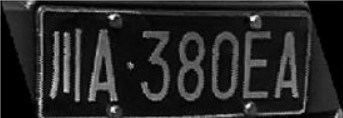
%> input picture img/cut.jpg, 343 x 118 px
$ octave --eval "result = plate_segmentation(imread('img/cut.jpg'));"   (GNU Octave 9; MATLAB toolbox functions it lacks are replaced by stand-ins)
%> lines starting %> are read from the running program, lines starting %| are printed output that depends on the picture; in (x1, y1, x2, y2) boxes, pixels count from 0 and x2, y2 are one past the last pixel; in counts of white or black regions, pixels touching at a corner belong together; the program's own positions count from 1
### border_removal.m
function img_temp=border_removal(img)
% % % img=imread('D:\腾讯\Tencent Files\综合课设\车牌识别代码\分割code\380EA3.jpg');

% img=imread('D:\腾讯\Tencent Files\综合课设\车牌识别代码\分割code\380EA4.jpg');
% img=blue_cut(img);
if length(size(img)) == 3
    img_gray=rgb2gray(img);
else
    img_gray=img;
end
img_gray=imresize(img_gray,[140,440]);
T=graythresh(img_gray);
img_bw=imbinarize(img_gray,T);
figure(2);imshow(img_bw);title('二值化')
% [53 lines of commented-out code are left out]
img_temp=hborder_removal(img_bw);
%figure(3);imshow(img_bw);title('旋转矫正')
%figure(4);imshow(img_temp);title('去除上下边框')
%% 去除两侧黑色背景
[row,col]=size(img_temp);
one_col=zeros(1,col);
for j = 1: col
    for i = 1:row
        if img_temp(i,j)==1
            one_col(1,j)=one_col(1,j)+1;
        end
    end
end
% figure(5);plot(one_col);title('竖直投影')
col_left=round(col/2);
col_right=round(col/2);
min_col=min(one_col);
temp_col=sort(one_col);
thresh_char=sum(temp_col(end-1:end)); %简单的字符像素点数阈值
while one_col(col_left)>min_col || sum(one_col(1:col_left))>thresh_char
    if col_left == 1
        break;
    else
        col_left=col_left-1;
    end
end
while one_col(col_right)>min_col || sum(one_col(col_right:end))>thresh_char
    if col_right == col
        break;
    else
        col_right=col_right+1;
    end
end
img_temp=img_temp(:,col_left:col_right);
img_temp=imresize(img_temp,[140,440]);
%figure(6);imshow(img_temp);title('处理后')
% figure(4);imshow(img_temp);title('去除上下边框和铆钉')

### hborder_removal.m
function img_bw=hborder_removal(img_bw)
diff_row=diff(img_bw,1,2);% 前一列减后一列
diff_row_sum = sum(abs(diff_row), 2);  %每行图像变化的丰富度
% figure(3);plot(diff_row_sum);title('水平变化丰富度')
[row,~]=size(img_bw);
row_down=round(1*row/2);
row_up=round(1*row/2);
while row_up >1
    if diff_row_sum(row_up)<10 %如何自适应话阈值？
        break;
    else
        row_up=row_up-1;
    end
end
while row_down <row
    if diff_row_sum(row_down)<10
        break;
    else
        row_down=row_down+1;
    end
end
img_bw=img_bw(row_up:row_down,:);

### num_correct.m
function [Ipcrop,newRow]=num_correct(Ipcrop,maxRow)
row=size(Ipcrop,1);
one_row=sum(Ipcrop,2);%水平投影
% figure(2);plot(one_row);title('水平投影')
up=round(row/2);
down=round(row/2);
middle=round(row/2);
%简单的自适应阈值
num=4;
thresh=min(one_row(one_row>0));
temp_row=sort(one_row(1:middle,:));
Tchar_up=sum(temp_row(end-num:end,:));
temp_row=sort(one_row(middle:end,:));
Tchar_down=sum(temp_row(end-num:end,:));

while (one_row(up)>=thresh  || sum(one_row(up:middle))<Tchar_up)   && up>1
    up=up-1;
end
while (one_row(down)>=thresh  || sum(one_row(middle:down))<Tchar_down) && down<row
    down=down+1;
end
if nargin==2
    while (down-up)<maxRow && up>1
        up=up-1;
    end
    Ipcrop = Ipcrop(up:down,:);
else
    Ipcrop = Ipcrop(up:down,:);
end
newRow = down -up +1;
% figure(1);subplot(122);imshow(Ipcrop);title('处理后')

### plate_segmentation.m
function Ipcrop=plate_segmentation(img)
% [filename,pathname]=uigetfile({'*.jpg'});
% global FILENAME   %定义全局变量
% FILENAME=[pathname filename];
% img=imread(FILENAME);
img=imresize(img,[140,440]);
figure(50);imshow(img);title('处理前')
Ipbw=border_removal(img);
Ippcrop=double(Ipbw);
figure(51);imshow(Ippcrop);title('处理后')
[~,col]=size(Ippcrop);
one_col = sum(Ippcrop);
interval={331:440,222:330,111:220,1:110};
temp_thresh=zeros(1,4);
temp_col=sort(one_col);
for i=1:4
    temp_col=sort(one_col(interval{i}));
    temp_thresh(i)=temp_col(19);
end
thresh = round(mean(temp_thresh)); %简单的自适应阈值
thresh_char=sum(temp_col(end-7:end))+thresh*20;%简单的自适应字符像素点阈值
Ipcrop=cell(1,7);
head=col;%字符的左侧限
tail=col;%字符右侧限制
temph=col;%用于计算字符间隔
heigh = zeros(1,6);%记录数字字母高度，用于修正汉字高度
width=50;%字符宽度
j=1;
flag=false;
sum_char=zeros(1,7);
while j <=7
    if head < 1  || tail < 1
        break
    end
    while one_col(1,tail)<=thresh && tail>1
         tail=tail-1;
    end
    head=tail;
    while one_col(1,head)>thresh && head>1 && (tail-head)<1.1*width
         head=head-1;
    end

    if j<7 %J小于7说明不是汉字
        while (tail-head)<width && tail < col  &&(tail+1)<=temph && head>1 && one_col(1,head)<=thresh  %防止粘上别的字符
            tail=tail+1;
            head=head-1;
        end
    else
        while (tail-head)<width-3 && head>1 %汉字特殊，中间可能会有空隙
            head=head-1;%对于川字tail不能向后退
        end
        tail=tail+3;
    end
    if  sum(one_col(1,head:tail))>thresh_char%像素点数满足要求的就认为是一个字符;
        flag=true;
    end
    if flag
        if (tail-head)<width
            temp_n=round((50-(tail-head))/2);
            padding=false(140,temp_n);
            temp_img=[padding,Ipbw(:,head:tail),padding];
        else
            temp_img=Ipbw(:,head:tail);
        end
        if j<7
            [temp_img,heigh(j)]=num_correct(temp_img);
        else
           meanRow=mean(heigh);
            [temp_img,~]=num_correct(temp_img,meanRow);
        end
        Ipcrop{j}=temp_img;
        figure(8); subplot(1,7,j); imshow(Ipcrop{j})
        sum_char(1,j)=sum(one_col(head:tail));
        j=j+1;
        flag=false;
        tail=head;
        temph=head;
    else
        tail=head;%如果不满足字符像素阈值则说明是干扰，排除之
    end
end
%> in plate_segmentation, `img=imresize(img,[140,440]);`:
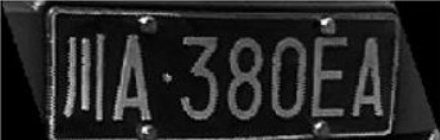
%> img: size 140x440x3 uint8; min 0, max 253, mean 37.6
%> in border_removal, `T=graythresh(img_gray);`: T = 0.231
%> in border_removal, `img_bw=imbinarize(img_gray,T);`:
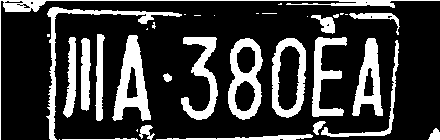
%> img_bw: size 140x440 logical; 22.9% white; 35 white regions (15 under 20 px), largest, box (x1, y1, x2, y2) and area: (112, 35, 151, 121) 1585, (228, 38, 263, 120) 1391, (46, 7, 182, 140) 1287
%> in hborder_removal, `diff_row=diff(img_bw,1,2);`:
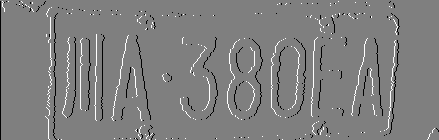
%> diff_row: size 140x439 double; min -1, max 1, mean -0.00213; drawn with min black and max white
%> in hborder_removal, `diff_row_sum = sum(abs(diff_row), 2);`: diff_row_sum = 140 values, max 37 at index 109, min 0 at index 1, mean 21.25
%> in hborder_removal, `img_bw=img_bw(row_up:row_down,:);`:
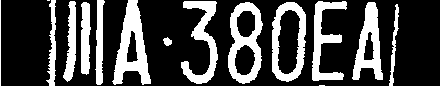
%> img_bw: size 86x440 logical; 27.3% white; 15 white regions (2 under 20 px), largest, box (x1, y1, x2, y2) and area: (112, 0, 151, 85) 1577, (228, 2, 263, 84) 1391, (272, 2, 306, 82) 1222
%> after the loop in border_removal, `for j = 1: col`: one_col = 440 values, max 86 at index 1, min 0 at index 2, mean 23.45
%> in border_removal, `min_col=min(one_col);`: min_col = 0
%> in border_removal, `temp_col=sort(one_col);`: temp_col = 440 values from 0 to 86
%> in border_removal, `thresh_char=sum(temp_col(end-1:end));`: thresh_char = 172
%> the loop in border_removal, `while one_col(col_left)>min_col || sum(one_col(1:col_left))>thresh_char` made 174 passes
%> col_left on passes 1 to 12: 219, 218, 217, 216, 215, 214, 213, 212, 211, 210, 209, 208
%> after the loop in border_removal, `while one_col(col_left)>min_col || sum(one_col(1:col_left))>thresh_char`: col_left = 46
%> after the loop in border_removal, `while one_col(col_right)>min_col || sum(one_col(col_right:end))>thresh..`: col_right = 400
%> in border_removal, `img_temp=img_temp(:,col_left:col_right);`: img_temp: size 86x355 logical; 33.5% white; 14 white regions (2 under 20 px), largest, box (x1, y1, x2, y2) and area: (67, 0, 106, 85) 1577, (183, 2, 218, 84) 1391, (227, 2, 261, 82) 1222
%> in border_removal, `img_temp=imresize(img_temp,[140,440]);`:
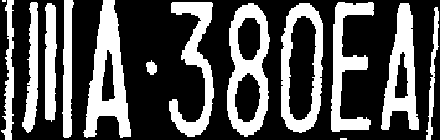
%> img_temp: size 140x440 logical; 33.5% white; 14 white regions (2 under 20 px), largest, box (x1, y1, x2, y2) and area: (83, 0, 131, 138) 3183, (227, 3, 270, 137) 2826, (281, 3, 323, 133) 2474
%> in plate_segmentation, `one_col = sum(Ippcrop);`: one_col = 440 values, max 140 at index 10, min 0 at index 1, mean 46.91
%> in plate_segmentation, `temp_col=sort(one_col);`: temp_col = 440 values from 0 to 140
%> after the loop in plate_segmentation, `for i=1:4`: temp_thresh = [7 0 0 0]
%> in plate_segmentation, `thresh = round(mean(temp_thresh));`: thresh = 2
%> in plate_segmentation, `thresh_char=sum(temp_col(end-7:end))+thresh*20;`: thresh_char = 1147
%> the loop in plate_segmentation, `while j <=7` made 9 passes
%> (temp_n, tail, temph) on pass 3: (3, 330, 330)
%> (tail, meanRow, temph) on pass 9: (27, 134.2, 27)
%> after the loop in plate_segmentation, `while j <=7`:
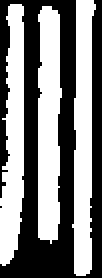
%> temp_img: size 139x51 logical (shown 2 times larger); 49.7% white; 3 white regions, box (x1, y1, x2, y2) and area: (19, 3, 31, 122) 1210, (36, 0, 48, 138) 1175, (0, 2, 12, 133) 1137
%> after the loop in plate_segmentation, `while j <=7`: Ipcrop = 7 items; flag = false; heigh = [129 132 132 136 137 139]; j = 8; padding = 140 rows, first 12: [false false false; false false false; false false false; false false false; false false false; false false false; false false false; false false false; false false false; false false false; false false false; false false false]; sum_char = [2391 2256 2474 2826 2341 3183 3522]
%> `result = plate_segmentation(imread('img/cut.jpg'));`:
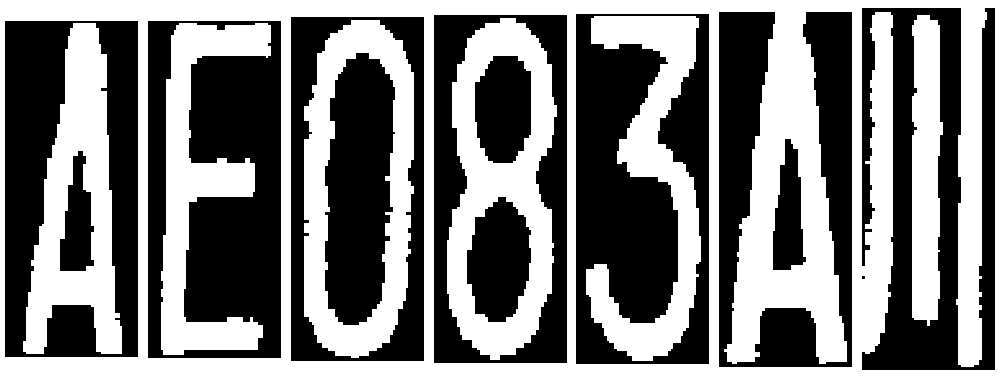
%> figure redrawn from the program's plot data, 7 panels
%> `result = plate_segmentation(imread('img/cut.jpg'));`: result = 7 items

$ run again, on img/original.jpg
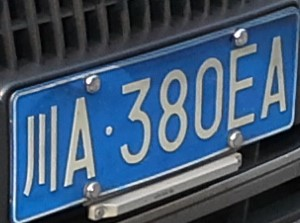
%> input picture img/original.jpg, 300 x 223 px
%> T = 0.447
%> diff_row_sum = 140 values, max 28 at index 55, min 0 at index 1, mean 15.18
%> in hborder_removal, `img_bw=img_bw(row_up:row_down,:);`:
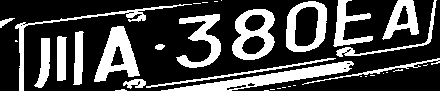
%> img_bw: size 91x440 logical; 27.8% white; 36 white regions (19 under 20 px), largest, box (x1, y1, x2, y2) and area: (161, 61, 354, 91) 1645, (94, 26, 140, 82) 1244, (232, 9, 275, 60) 1181
%> after the loop in border_removal, `for j = 1: col`: one_col = 440 values, max 68 at index 21, min 1 at index 14, mean 25.34
%> min_col = 1
%> in border_removal, `temp_col=sort(one_col);`: temp_col = 440 values from 1 to 68
%> in border_removal, `thresh_char=sum(temp_col(end-1:end));`: thresh_char = 136
%> the loop in border_removal, `while one_col(col_left)>min_col || sum(one_col(1:col_left))>thresh_char` made 205 passes
%> col_left on passes 1 to 8: 219, 218, 217, 216, 215, 214, 213, 212
%> after the loop in border_removal, `while one_col(col_left)>min_col || sum(one_col(1:col_left))>thresh_char`: col_left = 15
%> after the loop in border_removal, `while one_col(col_right)>min_col || sum(one_col(col_right:end))>thresh..`: col_right = 440
%> Ippcrop: size 140x440 double; values 0 (black) and 1 (white), 28.5% white; 36 white regions (18 under 20 px), largest, box (x1, y1, x2, y2) and area: (152, 94, 351, 140) 2619, (83, 40, 130, 126) 1957, (225, 14, 270, 92) 1920
%> in plate_segmentation, `one_col = sum(Ippcrop);`: one_col = 440 values, max 105 at index 7, min 1 at index 1, mean 39.97
%> in plate_segmentation, `temp_col=sort(one_col);`: temp_col = 440 values from 1 to 105
%> after the loop in plate_segmentation, `for i=1:4`: temp_thresh = [10 23 11 3]
%> in plate_segmentation, `thresh = round(mean(temp_thresh));`: thresh = 12
%> in plate_segmentation, `thresh_char=sum(temp_col(end-7:end))+thresh*20;`: thresh_char = 1003
%> the loop in plate_segmentation, `while j <=7` made 10 passes
%> (temp_n, tail, temph) on passes 2, 7: (4, 378, 378), (8, 168, 168)
%> after the loop in plate_segmentation, `while j <=7`:
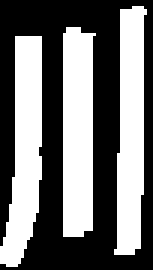
%> temp_img: size 90x51 logical (shown 3 times larger); 44.4% white; 3 white regions, box (x1, y1, x2, y2) and area: (21, 9, 32, 79) 685, (0, 12, 14, 89) 680, (38, 2, 49, 85) 674
%> after the loop in plate_segmentation, `while j <=7`: Ipcrop = 7 items; flag = false; heigh = [83 89 86 86 84 101]; j = 8; sum_char = [1517 2664 2949 2972 1580 2593 2203]
%> result = 7 items
